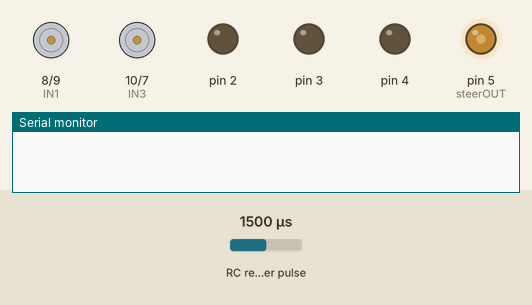
Simulated run of this sketch. Board: Arduino Uno, built with avr-gcc and run on an emulated ATmega328P. Parts: motor-driver pin pairs drawn as motors (green arrow = first pin HIGH = forward, orange = second pin HIGH = backward, longer = more drive, scaled by the enable pin), output pins drawn as LEDs (lit = HIGH), the last lines printed to the serial monitor. Wiring (inferred from the names in the program): RC receiver channel: data A2. The test bench sets the inputs (shaded band); at power-on: RC receiver pulse 1500 µs.

Above: at 1.2 s.
1.3 s: RC receiver pulse (sensor on A2) set to 1405 µs
2.8 s: RC receiver pulse (sensor on A2) set to 1391 µs
At 3.4 s:
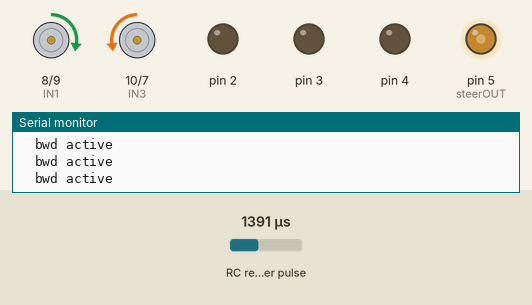
4.3 s: RC receiver pulse (sensor on A2) set to 1500 µs
At 5.5 s:
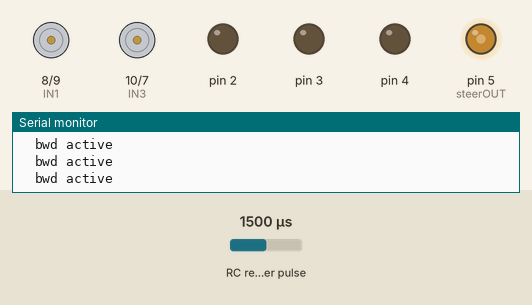
5.8 s: RC receiver pulse (sensor on A2) set to 1020 µs
At 6.9 s:
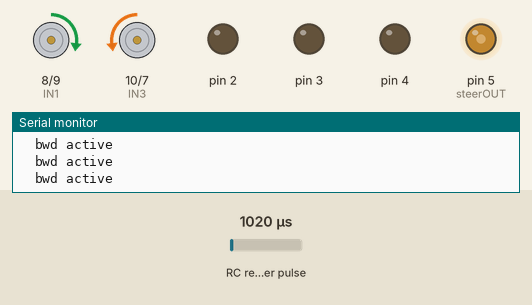
7.3 s: RC receiver pulse (sensor on A2) set to 1750 µs
At 8.0 s:
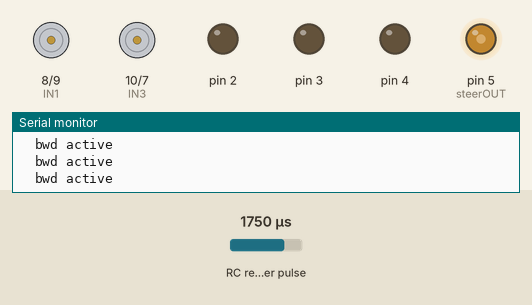
Timing chart, 0 to 9.8 s (numbered marks = the images above; inputs shaded):
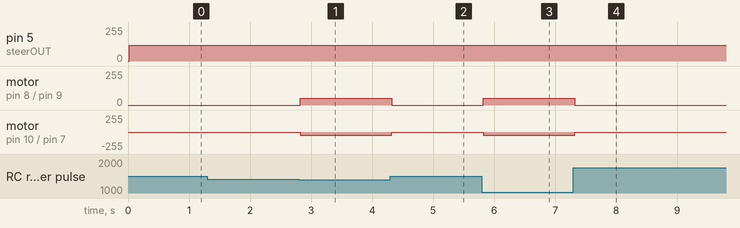

The sketch:

Master.ino
```cpp
//
//#define analogPin A0
//int raw = 0;
//int Vin = 5;
//float Vout = 0;
//float R1 = 12000;
//float R2 = 0;
//float buffer = 0;
//
//void setup()
//{
//  Serial.begin(9600);
//  pinMode(2, OUTPUT);
//  pinMode(3, OUTPUT);
//  pinMode(4, OUTPUT);
//}
//
//void loop()
//{
//  raw = analogRead(analogPin);
//  if (raw)
//  {
//    buffer = raw * Vin;
//    Vout = (buffer) / 1024.0;
//    buffer = (Vin / Vout) - 1;
//    R2 = R1 * buffer;
////    Serial.print("Vout: ");
////    Serial.println(Vout);
////    Serial.print("R2: ");
////    Serial.println(R2);
//  }
//  if (R2 > 5600 and R2 < 6600) {
//    analogWrite(3, 0);
//    digitalWrite(2, HIGH);
//    digitalWrite(4, LOW);
//  }
//  else if (R2 < 5600 and R2 > 4200) {
//    analogWrite(3, 0);
//    digitalWrite(2, LOW);
//    digitalWrite(4, HIGH);
//  }
//
//  else {
//    analogWrite(3, 255);
//  }
//}


/*

  M1:
  IN1 = 8, IN2 = 9
  EN1 = 6
  M2:
  EN2 = 11
  IN3 = 10, IN4 = 7
*/

//M1:
#define IN1 8
#define IN2 9
#define EN1 6

//M2:
#define IN3 10
#define IN4 7
#define EN2 11

#define steerOUT 5

#define steerPin A0
#define CH1 A1
#define CH2 A2

#define FORWARD 1
#define BACKWARD 2

#define LEFT 3
#define RIGHT 4
#define CENTRE 5
#define LEFTBWD 6
#define RIGHTBWD 7
int speed = 50;
int turnDirection;
int ch1;
int ch2;

int steerval;
int raw = 0;
int Vin = 5;
float Vout = 0;
float R1 = (12*1000);
float R2 = 0;
float buffer = 0;

void change_direc (bool direct) {
  if ((direct == HIGH || direct == LOW)) {

    digitalWrite(IN1, !direct);
    digitalWrite(IN2, direct);
    digitalWrite(IN3, direct);
    digitalWrite(IN4, !direct);
  }
}

void run_motors (int speed, int direc) {


  if (direc == 1) {
    analogWrite(EN1, speed);
    analogWrite(EN2, speed);
    Serial.println("  fwd active  ");
    change_direc(HIGH); //forward //high
  }

  else if (direc == 2) {
    analogWrite(EN1, speed);
    analogWrite(EN2, speed);
    Serial.println("  bwd active  ");
    change_direc(LOW); //backward //low

  }
  else if (direc == 3) {
    analogWrite(EN1, speed*1.25);
    analogWrite(EN2, speed*0.75);
    change_direc(HIGH);
  }
  else if (direc == 4) {
    analogWrite(EN1, speed*0.75);
    analogWrite(EN2, speed*1.25);
    change_direc(HIGH);
  }
  else if (direc == 6){
    analogWrite(EN1, speed*0.75);
    analogWrite(EN2, speed*1.25);
    change_direc(LOW);
  }
  else if (direc == 7){
    analogWrite(EN1, speed*1.25);
    analogWrite(EN2, speed*0.75);
    change_direc(LOW);
  }
}

void motor_off () {
  analogWrite(EN1, 0);
  analogWrite(EN2, 0);
}


void setup()
{
  Serial.begin(115200);
  pinMode(2, OUTPUT);
  pinMode(3, OUTPUT);
  pinMode(4, OUTPUT);

  pinMode(IN1, OUTPUT);
  pinMode(IN2, OUTPUT);
  pinMode(EN1, OUTPUT);

  pinMode(IN3, OUTPUT);
  pinMode(IN4, OUTPUT);
  pinMode(EN2, OUTPUT);

  //pinMode(CH1, INPUT);
  pinMode(CH2, INPUT);

  pinMode(steerOUT, OUTPUT);
}

void loop() {
//  ch1 = pulseIn(CH1, HIGH, 25000);
  delay(12);  ch2 = pulseIn(CH2, HIGH, 25000);

//  int steermap = map((analogRead(steerPin)), 0, 1023, 0, 180);
//  steerval = analogRead(steerPin);

//  raw = analogRead(steerPin);


//  if (raw) {
//    buffer = raw * Vin;
//    Vout = (buffer) / 1024.0;
//    buffer = (Vin / Vout) - 1;
//    R2 = R1 * buffer;
//  }

  if (ch1 > 2000) {
    analogWrite(steerOUT, 255);
    turnDirection = RIGHT;
  }
  else if (ch1 < 1470 and ch1 != 0) {
    analogWrite(steerOUT, 0);
    turnDirection = LEFT;
  }
//  else if (R2 > 6600){
//    analogWrite(steerOUT, 255);
//  }
//  else if (R2 < 4200){
//    analogWrite(steerOUT, 0);
//  }
  else {
    analogWrite(steerOUT, 120);
    turnDirection = CENTRE;
  }
//
//  if (R2 >= 5600 and R2 < 6600) {
//    analogWrite(3, 0);
//    digitalWrite(2, HIGH);
//    digitalWrite(4, LOW);
//  }
//  else if (R2 < 5600 and R2 > 4200) {
//    analogWrite(3, 0);
//    digitalWrite(2, LOW);
//    digitalWrite(4, HIGH);
//  }
//
//  else {
//    analogWrite(3, 255);
//  }

    if (ch2 > 2010) {
      if (turnDirection == LEFT){
        run_motors(speed, LEFT);
      }
      else if (turnDirection == RIGHT){
        run_motors(speed, RIGHT);
      }
      else if (turnDirection == CENTRE){
        run_motors(speed, FORWARD);
      }
  }
  else if (ch2 < 1400 and ch2 != 0) {
      if (turnDirection == LEFT){
        run_motors(speed, RIGHTBWD);
      }
      else if (turnDirection == RIGHT){
        run_motors(speed, LEFTBWD);
      }
      else if (turnDirection == CENTRE){
        run_motors(speed, BACKWARD);
      }
  }

  else { //run idle
    motor_off();
  }
}
```

Measured:
- the behaviour switches between 1399 and 1398 µs on RC receiver pulse (sensor on A2) (found by bisection; images 0 and 1)
- after the input at 1.3 s, every drawn part: stays the same
- after the input at 2.8 s, motor on pin 8 (IN1) / pin 9 (IN2): stopped → forward 50/255 at once; motor on pin 10 (IN3) / pin 7 (IN4): stopped → backward 50/255 at once
- after the input at 4.3 s, motor on pin 8 (IN1) / pin 9 (IN2): forward 50/255 → stopped at once; motor on pin 10 (IN3) / pin 7 (IN4): backward 50/255 → stopped at once
- after the input at 5.8 s, motor on pin 8 (IN1) / pin 9 (IN2): stopped → forward 50/255 at once; motor on pin 10 (IN3) / pin 7 (IN4): stopped → backward 50/255 at once
- after the input at 7.3 s, motor on pin 8 (IN1) / pin 9 (IN2): forward 50/255 → stopped at once; motor on pin 10 (IN3) / pin 7 (IN4): backward 50/255 → stopped at once
